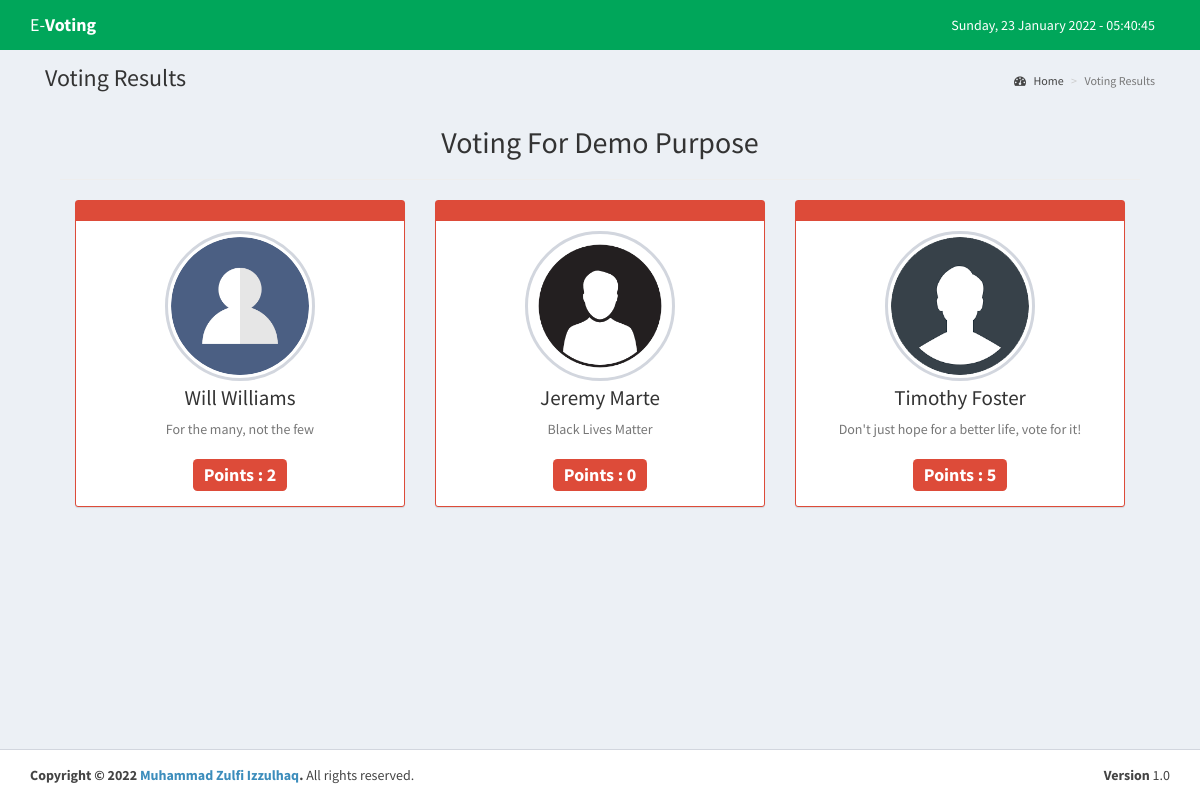
Page /index.php/hasil on the committed database.
### tables this page shows
CREATE TABLE `voting` (
  `id_voting` int(11) NOT NULL,
  `nama_voting` varchar(250) NOT NULL
);

CREATE TABLE `ikut_kandidat` (
  `id_ikut_kandidat` int(11) NOT NULL,
  `id_voting` int(11) DEFAULT NULL,
  `id_kandidat` int(11) DEFAULT NULL,
  `poin` int(11) NOT NULL DEFAULT '0'
);

CREATE TABLE `kandidat` (
  `id_kandidat` int(11) NOT NULL,
  `nama_kandidat` varchar(50) NOT NULL DEFAULT '0',
  `keterangan` text,
  `foto` varchar(50) DEFAULT NULL
);

### application/controllers/Hasil.php (called while the page is built, shortened)
<?php
class Hasil extends CI_Controller{
	public function index(){
		$data['title'] = 'Hasil Voting';
		$v = $this->db->query('SELECT * FROM voting');
		if ($v->num_rows() < 1) {
			$data['voting'] = '';
		}
		else{
			$data['voting'] = $v->row();
			$data['kandidat'] = $this->db->query('SELECT * FROM kandidat JOIN ikut_kandidat ON ikut_kandidat.id_kandidat=kandidat.id_kandidat WHERE id_voting='.$data["voting"]->id_voting)->result();
		}
		$this->load->view('_hasil_voting/hasil', $data);
	}
}

### index.php (called while the page is built, shortened)
<?php
require_once BASEPATH.'core/CodeIgniter.php';

### application/views/_hasil_voting/hasil.php (the view, shortened to what this page needs)
<!DOCTYPE html>
<html>
<head>
  <link rel="stylesheet" href="<?=base_url('assets/adminlte/bower_components/bootstrap/dist/css/bootstrap.min.css');?>">
  <link rel="stylesheet" href="<?=base_url('assets/adminlte/bower_components/font-awesome/css/font-awesome.min.css');?>">
  <link rel="stylesheet" href="<?=base_url('assets/adminlte/plugins/pace/pace.min.css');?>">
  <link rel="stylesheet" href="<?=base_url('assets/adminlte/dist/css/AdminLTE.min.css');?>">
  <link rel="stylesheet" href="<?=base_url('assets/adminlte/dist/css/skins/_all-skins.min.css');?>">
  <link rel="stylesheet" href="<?=base_url('assets/css/admin.css');?>">
</head>
<body class="hold-transition skin-green layout-top-nav">
<div class="wrapper">
  <header class="main-header">
    <nav class="navbar navbar-static-top">
      <div class="container">
        <div class="navbar-header">
          <a href="" class="navbar-brand">E-<b>Voting</b></a>
        </div>
        <div class="navbar-custom-menu">
          <ul class="nav navbar-nav">
            <li><a><?=strftime('%A, %d %B %Y')?> - <span class="live-clock"><?=date('H:i:s');?></span></a></li>
          </ul>
        </div>
      </div>
    </nav>
  </header>
  <div class="content-wrapper">
    <div class="container">
      <section class="content-header">
        <h1>
          Voting Results
        </h1>
        <ol class="breadcrumb">
          <li><a href=""><i class="fa fa-dashboard"></i> Home</a></li>
          <li class="active">Voting Results</li>
        </ol>
      </section>
      <section class="content">
        <?php if (empty($voting)): ?>
        <div class="col-sm-12">
          <div class="box box-danger box-solid">
            <div class="box-header"></div>
            <div class="box-body">
              <h2 class="text-center"><i class="fa fa-warning"></i></h2>
              <h2 class="text-center">No Data !</h2>
            </div>
          </div>
        </div>
        <?php else: ?>
        <div class="col-sm-12">
          <h2 class="text-center"><?=$voting->nama_voting?></h2>
          <hr>
          <div class="tengah justify-content-arround">
          <?php foreach ($kandidat as $k): ?>
          <div class="col-sm-4">
            <div class="box box-danger box-solid">
              <div class="box-header"></div>
              <div class="box-body box-profile">
                <img src="<?=base_url('assets/img/kandidat/'.$k->foto);?>" class="profile-user-img img-responsive img-kandidat img-circle">
                <h3 class="profile-username text-center"><?=$k->nama_kandidat?></h3>
                <p class="text-muted text-center"><?=$k->keterangan?></p>
                <h3 class="text-center"><span class="label label-danger">Points : <?=$k->poin?></span></h3>
              </div>
            </div>
          </div>
          <?php endforeach ?>
          </div>
        </div>
        <?php endif ?>
      </section>
    </div>
  </div>
  <footer class="main-footer">
    <div class="container">
      <div class="pull-right hidden-xs">
        <b>Version</b> 1.0
      </div>
      <strong>Copyright &copy; <?=Date('Y')?> <a href="https://www.facebook.com/zulfi.izzulhaq" target="_blank">Muhammad Zulfi Izzulhaq</a>.</strong> All rights
      reserved.
    </div>
  </footer>
</div>
</body>
</html>

### assets/css/admin.css (style rules this page uses)
.tengah { display: flex; flex-direction: row; flex-wrap: wrap; justify-content: center; align-items: flex-start; }
.justify-content-arround { justify-content: space-around; }
.img-kandidat { width: 150px; height: 150px; }

### rows in the picture
voting: nama_voting "Voting For Demo Purpose"
ikut_kandidat: id_kandidat.foto (picture), id_kandidat.nama_kandidat "Will Williams", id_kandidat.keterangan "For the many, not the few", poin "2"
ikut_kandidat: id_kandidat.foto (placeholder picture), id_kandidat.nama_kandidat "Jeremy Marte", id_kandidat.keterangan "Black Lives Matter", poin "0"
ikut_kandidat: id_kandidat.foto (picture), id_kandidat.nama_kandidat "Timothy Foster", id_kandidat.keterangan "Don't just hope for a better life, vote for it!", poin "5"

### other values in the picture
strftime('%A, %d %B %Y') "Sunday, 23 January 2022"
Date('Y') "2022"
